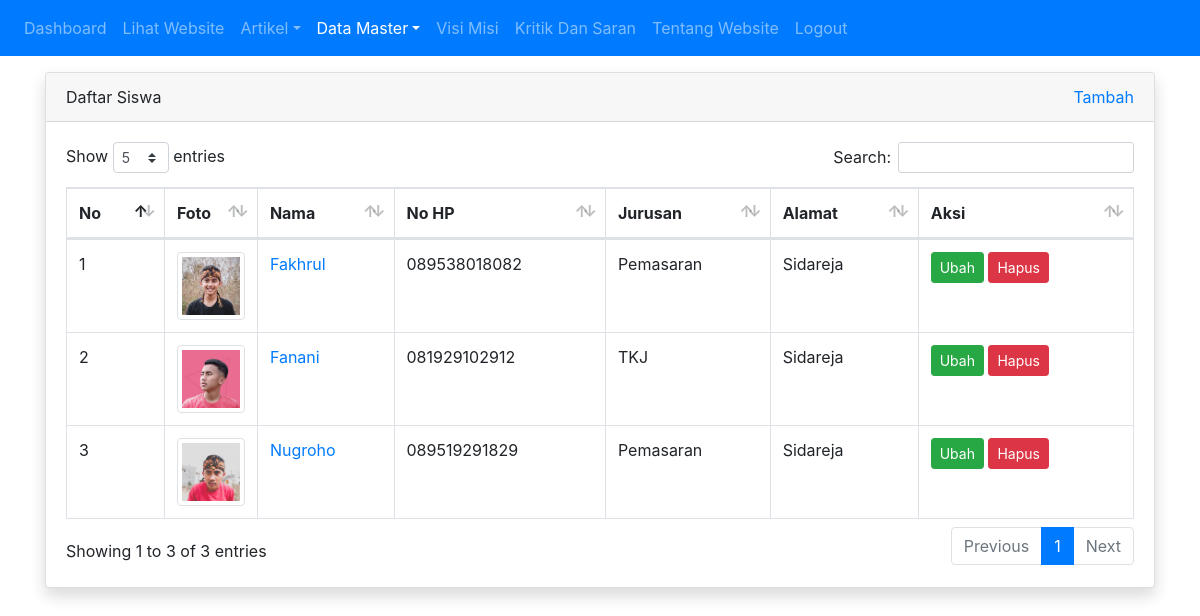
Screenshot of /admin/siswa/index.php (signed in) with the database file from the repository.
### tables this page shows
CREATE TABLE `tbl_siswa` (
  `id` int(11) NOT NULL,
  `nama` varchar(100) DEFAULT NULL,
  `nis` int(4) DEFAULT NULL,
  `jenis_kelamin` enum('L','P') DEFAULT NULL,
  `tempat_lahir` varchar(80) DEFAULT NULL,
  `tanggal_lahir` date DEFAULT NULL,
  `alamat` varchar(100) DEFAULT NULL,
  `no_hp` varchar(12) DEFAULT NULL,
  `foto` varchar(120) DEFAULT NULL,
  `id_jurusan` int(11) DEFAULT NULL
);

CREATE TABLE `tbl_jurusan` (
  `id` int(11) NOT NULL,
  `jurusan` varchar(255) NOT NULL
);

### admin/siswa/index.php (the view, shortened to what this page needs)
<?php
require_once '../../koneksi.php';
$query = mysqli_query($koneksi, "SELECT tbl_siswa.id, tbl_siswa.nama, tbl_siswa.no_hp, tbl_siswa.foto, tbl_siswa.alamat, tbl_jurusan.jurusan AS jurusan FROM tbl_siswa LEFT JOIN tbl_jurusan ON tbl_siswa.id_jurusan = tbl_jurusan.id");
$no = 1;
$active = 'master';
?>
<!DOCTYPE html>
<html>
<head>
	<link rel="stylesheet" href="../../resources/datatables/datatables.min.css">
	<link rel="stylesheet" href="../../resources/css/bootstrap.min.css">
</head>
<body>
	<?php require_once '../navbar.php'; ?>
	<div class="container mt-3">
		<div class="row">
			<div class="col">
				<div class="card shadow">
					<div class="card-header">
						<div class="clearfix">
							<div class="float-left">
								Daftar Siswa
							</div>
							<div class="float-right">
								<a href="tambah.php">Tambah</a>
							</div>
						</div>
					</div>
					<div class="card-body">
						<table id="table_id" class="dataTable table table-bordered">
						    <thead>
						        <tr>
						            <th>No</th>
						            <th width="50px">Foto</th>
						            <th>Nama</th>
						            <th>No HP</th>
						            <th>Jurusan</th>
						            <th>Alamat</th>
						            <th>Aksi</th>
						        </tr>
						    </thead>
						    <tbody>
						       <?php while($row = mysqli_fetch_assoc($query)) : ?>
						       		<tr>
						       			<td><?= $no++ ?></td>
						       			<td><img src="../../images/siswa/<?= $row['foto'] ?>" alt="<?= $row['nama'] ?>" width="100%" class="img-thumbnail"></td>
						       			<td><a href="detail.php?id=<?= $row['id'] ?>"><?= $row['nama'] ?></a></td>
						       			<td><?= $row['no_hp'] ?></td>
						       			<td><?= $row['jurusan'] ?></td>
						       			<td><?= $row['alamat'] ?></td>
						       			<td>
						       				<a href="ubah.php?id=<?= $row['id'] ?>" class="btn btn-success btn-sm">Ubah</a>
											<a href="hapus.php?id=<?= $row['id'] ?>" class="btn btn-danger btn-sm" onclick="return confirm('apakah anda yakin?')">Hapus</a>
						       			</td>
						       		</tr>
						       <?php endwhile; ?>
						    </tbody>
						</table>
					</div>
				</div>
			</div>
		</div>
	</div>
</body>
</html>

### admin/navbar.php (shortened to what this page needs)
<?php
$base_url = "http://localhost/web_smk/"
?>
<nav class="navbar navbar-expand-sm bg-primary navbar-dark">
	<div class="navbar-nav">
			<ul class="navbar-nav">
			<li class="nav-item">
				<a class="nav-link <?= $active == 'dashboard' ? 'active' : '' ?>" href="<?= $base_url ?>admin">Dashboard</a>
			</li>
			<li class="nav-item">
				<a class="nav-link" href="<?= $base_url ?>" target="_blank">Lihat Website</a>
			</li>
			<li class="nav-item dropdown">
				<a class="nav-link <?= $active == 'artikel' ? 'active' : '' ?> dropdown-toggle" href="#" id="navbardrop" data-toggle="dropdown">Artikel</a>
			</li>
			<li class="nav-item dropdown">
				<a class="nav-link <?= $active == 'master' ? 'active' : '' ?> dropdown-toggle" href="#" id="navbardrop" data-toggle="dropdown">Data Master</a>
			</li>
			<li class="nav-item">
				<a class="nav-link <?= $active == 'visi_misi' ? 'active' : '' ?> " href="<?= $base_url ?>admin/visi_misi.php">Visi Misi</a>
			</li>
			<li class="nav-item">
				<a class="nav-link <?= $active == 'bukutamu' ? 'active' : '' ?> " href="<?= $base_url ?>admin/kritikdansaran.php">Kritik Dan Saran</a>
			</li>
			<li class="nav-item">
				<a class="nav-link <?= $active == 'tentang_website' ? 'active' : '' ?> " href="<?= $base_url ?>admin/tentang_website.php">Tentang Website</a>
			</li>
			<li class="nav-item">
				<a class="nav-link" href="<?= $base_url ?>admin/logout.php" onclick="return confirm('apakah anda yakin?')">Logout</a>
			</li>
		</ul>
		</div>
</nav>

### rows the page displays
tbl_siswa: foto (picture), nama "Fakhrul", no_hp "089538018082", id_jurusan.jurusan "Pemasaran", alamat "Sidareja"
tbl_siswa: foto (picture), nama "Fanani", no_hp "081929102912", id_jurusan.jurusan "TKJ", alamat "Sidareja"
tbl_siswa: foto (picture), nama "Nugroho", no_hp "089519291829", id_jurusan.jurusan "Pemasaran", alamat "Sidareja"
